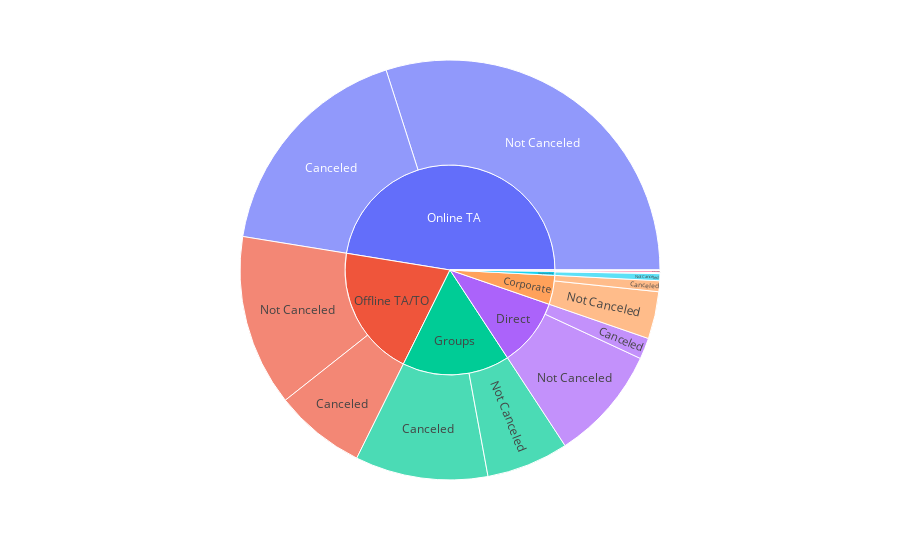

Notebook code cell kept with this figure:
### Code cell
fig = px.sunburst(data, path=['market_segment', 'is_canceled'])
for i in range(len(fig.data[0].labels)):
    if(fig.data[0].labels[i] == '0'):
        fig.data[0].labels[i] = 'Not Canceled'
    if(fig.data[0].labels[i] == '1'):
        fig.data[0].labels[i] = 'Canceled'
fig.show()

### Figure 1 — Plotly figure (JSON) as saved in the notebook; plotly's stock layout.template omitted (floating-point values rounded to 4 significant figures)
{"data": [{"branchvalues": "total", "domain": {"x": [0, 1], "y": [0, 1]}, "hovertemplate": "labels=%{label}<br>count=%{value}<br>parent=%{parent}<br>id=%{id}<extra></extra>", "ids": ["Aviation/0", "Complementary/0", "Corporate/0", "Direct/0", "Groups/0", "Offline TA/TO/0", "Online TA/0", "Aviation/1", "Complementary/1", "Corporate/1", "Direct/1", "Groups/1", "Offline TA/TO/1", "Online TA/1", "Undefined/1", "Aviation", "Complementary", "Corporate", "Direct", "Groups", "Offline TA/TO", "Online TA", "Undefined"], "labels": ["Not Canceled", "Not Canceled", "Not Canceled", "Not Canceled", "Not Canceled", "Not Canceled", "Not Canceled", "Canceled", "Canceled", "Canceled", "Canceled", "Canceled", "Canceled", "Canceled", "Canceled", "Aviation", "Complementary", "Corporate", "Direct", "Groups", "Offline TA/TO", "Online TA", "Undefined"], "name": "", "parents": ["Aviation", "Complementary", "Corporate", "Direct", "Groups", "Offline TA/TO", "Online TA", "Aviation", "Complementary", "Corporate", "Direct", "Groups", "Offline TA/TO", "Online TA", "Undefined", "", "", "", "", "", "", "", ""], "type": "sunburst", "values": [183, 643, 4301, 10463, 7486, 15616, 35391, 51, 88, 990, 1930, 12096, 8308, 20724, 2, 234, 731, 5291, 12393, 19582, 23924, 56115, 2]}], "layout": {"legend": {"tracegroupgap": 0}, "margin": {"t": 60}}}
